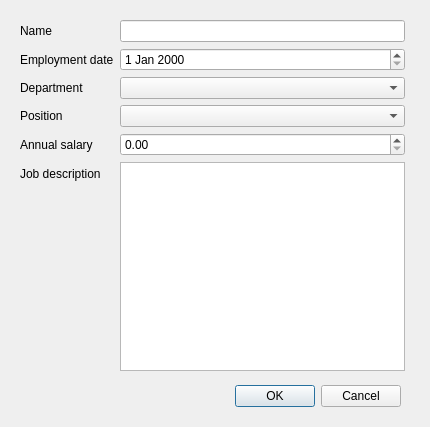
<?xml version="1.0" encoding="UTF-8"?>
<ui version="4.0">
 <class>Dialog</class>
 <widget class="QDialog" name="Dialog">
  <property name="geometry">
   <rect>
    <x>0</x>
    <y>0</y>
    <width>430</width>
    <height>427</height>
   </rect>
  </property>
  <property name="windowTitle">
   <string>Dialog</string>
  </property>
  <widget class="QDialogButtonBox" name="buttonBox">
   <property name="geometry">
    <rect>
     <x>60</x>
     <y>380</y>
     <width>341</width>
     <height>32</height>
    </rect>
   </property>
   <property name="orientation">
    <enum>Qt::Horizontal</enum>
   </property>
   <property name="standardButtons">
    <set>QDialogButtonBox::Cancel|QDialogButtonBox::Ok</set>
   </property>
  </widget>
  <widget class="QWidget" name="">
   <property name="geometry">
    <rect>
     <x>20</x>
     <y>20</y>
     <width>385</width>
     <height>351</height>
    </rect>
   </property>
   <layout class="QFormLayout" name="formLayout">
    <item row="0" column="0">
     <widget class="QLabel" name="label">
      <property name="text">
       <string>Name</string>
      </property>
     </widget>
    </item>
    <item row="0" column="1">
     <widget class="QLineEdit" name="lineEdit"/>
    </item>
    <item row="1" column="0">
     <widget class="QLabel" name="label_2">
      <property name="text">
       <string>Employment date</string>
      </property>
     </widget>
    </item>
    <item row="1" column="1">
     <widget class="QDateEdit" name="dateEdit"/>
    </item>
    <item row="2" column="0">
     <widget class="QLabel" name="label_3">
      <property name="text">
       <string>Department</string>
      </property>
     </widget>
    </item>
    <item row="2" column="1">
     <widget class="QComboBox" name="comboBox"/>
    </item>
    <item row="3" column="0">
     <widget class="QLabel" name="label_4">
      <property name="text">
       <string>Position</string>
      </property>
     </widget>
    </item>
    <item row="3" column="1">
     <widget class="QComboBox" name="comboBox_2"/>
    </item>
    <item row="4" column="0">
     <widget class="QLabel" name="label_6">
      <property name="text">
       <string>Annual salary</string>
      </property>
     </widget>
    </item>
    <item row="4" column="1">
     <widget class="QDoubleSpinBox" name="doubleSpinBox"/>
    </item>
    <item row="5" column="0">
     <widget class="QLabel" name="label_5">
      <property name="text">
       <string>Job description</string>
      </property>
     </widget>
    </item>
    <item row="5" column="1">
     <widget class="QTextEdit" name="textEdit"/>
    </item>
   </layout>
  </widget>
 </widget>
 <resources/>
 <connections>
  <connection>
   <sender>buttonBox</sender>
   <signal>accepted()</signal>
   <receiver>Dialog</receiver>
   <slot>accept()</slot>
   <hints>
    <hint type="sourcelabel">
     <x>248</x>
     <y>254</y>
    </hint>
    <hint type="destinationlabel">
     <x>157</x>
     <y>274</y>
    </hint>
   </hints>
  </connection>
  <connection>
   <sender>buttonBox</sender>
   <signal>rejected()</signal>
   <receiver>Dialog</receiver>
   <slot>reject()</slot>
   <hints>
    <hint type="sourcelabel">
     <x>316</x>
     <y>260</y>
    </hint>
    <hint type="destinationlabel">
     <x>286</x>
     <y>274</y>
    </hint>
   </hints>
  </connection>
 </connections>
</ui>
